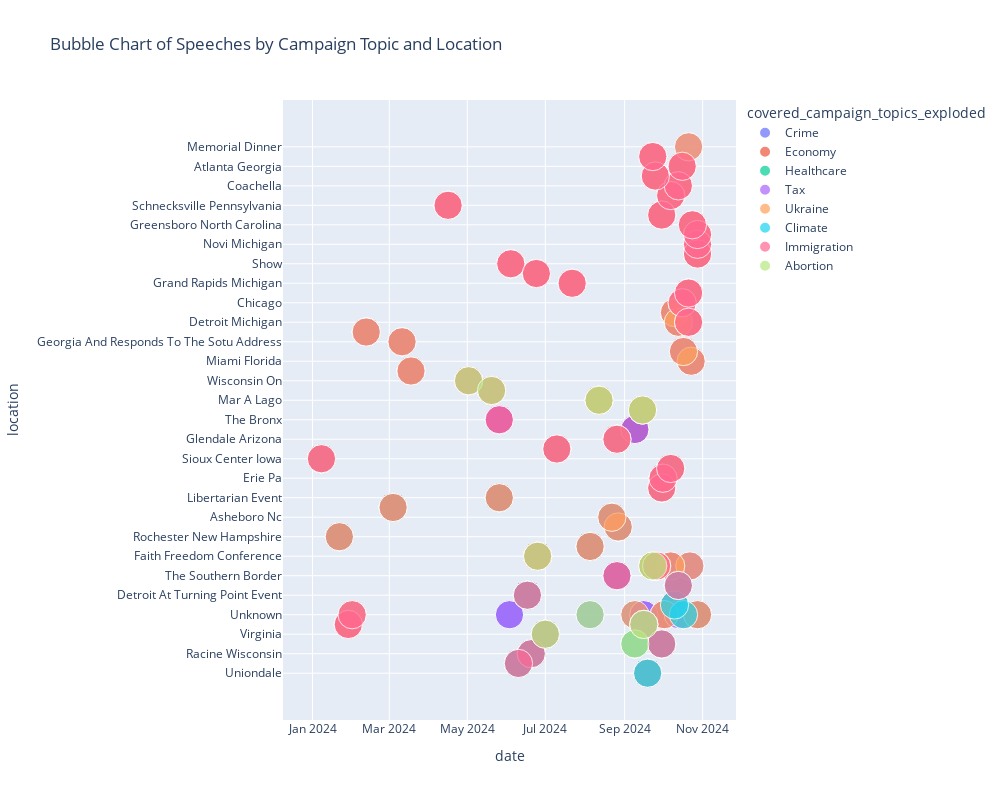

This figure's notebook cell:
### Code cell
colors = px.colors.qualitative.Plotly

# chart based on campaign topics
campaign_topic_count = df.explode('covered_campaign_topics').groupby(['date', 'location', 'covered_campaign_topics']).size().reset_index(name='count')
campaign_topic_count = campaign_topic_count.merge(df[['date', 'location', 'covered_campaign_topics']], on = ['date', 'location'], how = 'left', suffixes=('_exploded', '_full'))
campaign_topic_count['topics'] = campaign_topic_count['covered_campaign_topics_full'].apply(lambda x: ', '.join(set(x)))
campaign_topic_count = campaign_topic_count.sort_values(by=['covered_campaign_topics_full'])
fig = px.scatter(campaign_topic_count,
                 x='date',
                 y='location',
                 size='count',
                 color='covered_campaign_topics_exploded',
                 hover_data={'topics': True, 'count': True},
                 title='Bubble Chart of Speeches by Campaign Topic and Location',
                 color_discrete_sequence=colors)

fig.update_layout(showlegend=True, width=1000, height=800)

fig.show()

### Figure 1 — Plotly figure (JSON) as saved in the notebook; plotly's stock layout.template omitted (floating-point values rounded to 4 significant figures; data arrays with more than 128 entries replaced by an {"elided": "..."} marker saying what was removed)
{"data": [{"customdata": {"elided": "66x2 mixed values"}, "hovertemplate": "covered_campaign_topics_exploded=Crime<br>date=%{x}<br>location=%{y}<br>count=%{customdata[1]}<br>topics=%{customdata[0]}<extra></extra>", "legendgroup": "Crime", "marker": {"color": "#636EFA", "size": [1, 1, 1, 1, 1, 1, 1, 1, 1, 1, 1, 1, 1, 1, 1, 1, 1, 1, 1, 1, 1, 1, 1, 1, 1, 1, 1, 1, 1, 1, 1, 1, 1, 1, 1, 1, 1, 1, 1, 1, 1, 1, 1, 1, 1, 1, 1, 1, 1, 1, 1, 1, 1, 1, 1, 1, 1, 1, 1, 1, 1, 1, 1, 1, 1, 1], "sizemode": "area", "sizeref": 0.0025, "symbol": "circle"}, "mode": "markers", "name": "Crime", "orientation": "v", "showlegend": true, "type": "scatter", "x": ["2024-09-19T00:00:00", "2024-06-10T00:00:00", "2024-06-20T00:00:00", "2024-09-09T00:00:00", "2024-07-01T00:00:00", "2024-09-16T00:00:00", "2024-10-17T00:00:00", "2024-10-10T00:00:00", "2024-06-17T00:00:00", "2024-10-13T00:00:00", "2024-09-30T00:00:00", "2024-08-05T00:00:00", "2024-08-26T00:00:00", "2024-09-23T00:00:00", "2024-06-25T00:00:00", "2024-08-05T00:00:00", "2024-01-22T00:00:00", "2024-08-27T00:00:00", "2024-08-22T00:00:00", "2024-10-28T00:00:00", "2024-03-04T00:00:00", "2024-05-26T00:00:00", "2024-09-30T00:00:00", "2024-10-01T00:00:00", "2024-10-07T00:00:00", "2024-01-08T00:00:00", "2024-07-10T00:00:00", "2024-08-26T00:00:00", "2024-06-03T00:00:00", "2024-09-16T00:00:00", "2024-09-09T00:00:00", "2024-05-26T00:00:00", "2024-10-22T00:00:00", "2024-09-15T00:00:00", "2024-08-12T00:00:00", "2024-05-20T00:00:00", "2024-05-02T00:00:00", "2024-10-07T00:00:00", "2024-03-18T00:00:00", "2024-10-23T00:00:00", "2024-10-17T00:00:00", "2024-03-11T00:00:00", "2024-02-12T00:00:00", "2024-10-13T00:00:00", "2024-10-10T00:00:00", "2024-10-02T00:00:00", "2024-10-16T00:00:00", "2024-10-21T00:00:00", "2024-07-22T00:00:00", "2024-01-29T00:00:00", "2024-06-24T00:00:00", "2024-10-21T00:00:00", "2024-06-04T00:00:00", "2024-10-28T00:00:00", "2024-10-28T00:00:00", "2024-10-28T00:00:00", "2024-10-24T00:00:00", "2024-09-26T00:00:00", "2024-09-30T00:00:00", "2024-04-16T00:00:00", "2024-10-07T00:00:00", "2024-10-13T00:00:00", "2024-09-25T00:00:00", "2024-10-16T00:00:00", "2024-09-09T00:00:00", "2024-02-01T00:00:00"], "xaxis": "x", "y": ["Uniondale", "Phoenix", "Racine Wisconsin", "Wisconsin", "Virginia", "Las Vegas", "Unknown", "Reading Pennsylvania", "Detroit At Turning Point Event", "Reno Nevada", "Wisconsin", "Unknown", "The Southern Border", "North Carolina", "Faith Freedom Conference", "Atlanta", "Rochester New Hampshire", "Detroit", "Asheboro Nc", "Unknown", "Richmond", "Libertarian Event", "Nyc", "Erie Pa", "Juneau Wisconsin", "Sioux Center Iowa", "Florida On", "Glendale Arizona", "Unknown", "Unknown", "Fraternal Order Of Police Meeting", "The Bronx", "North Carolina", "Arizona", "Mar A Lago", "Nra Convention", "Wisconsin On", "North Carolina", "Ohio", "Miami Florida", "Pennsylvania", "Georgia And Responds To The Sotu Address", "South Carolina", "Detroit Michigan", "Scranton Pennsylvania", "Unknown", "Chicago", "Latrobe Pennsylvania", "Grand Rapids Michigan", "Las Vegas", "Philadelphia", "Detroit Michigan", "Show", "State College Pennsylvania", "Novi Michigan", "Madison Square Garden", "Greensboro North Carolina", "North Carolina", "Walker Michigan", "Schnecksville Pennsylvania", "Butler", "Coachella", "Georgia", "Atlanta Georgia", "Unknown", "Unknown"], "yaxis": "y"}, {"customdata": [["Crime, Ukraine, Economy, Climate, Healthcare, Tax", 1], ["Crime, Immigration, Ukraine, Economy, Climate, Healthcare, Tax", 1], ["Crime, Immigration, Ukraine, Economy, Climate, Healthcare, Tax", 1], ["Crime, Ukraine, Economy, Climate, Tax, Abortion", 1], ["Crime, Immigration, Ukraine, Economy, Climate, Tax, Abortion", 1], ["Crime, Immigration, Ukraine, Economy, Climate, Tax, Abortion", 1], ["Crime, Ukraine, Economy, Climate, Tax", 1], ["Crime, Ukraine, Economy, Climate, Tax", 1], ["Crime, Immigration, Ukraine, Economy, Climate, Tax", 1], ["Crime, Immigration, Ukraine, Economy, Climate, Tax", 1], ["Crime, Immigration, Ukraine, Economy, Climate, Tax", 1], ["Crime, Economy, Tax, Healthcare, Immigration", 1], ["Crime, Ukraine, Economy, Healthcare, Tax, Abortion", 1], ["Crime, Immigration, Ukraine, Economy, Healthcare, Tax, Abortion", 1], ["Crime, Ukraine, Economy, Healthcare, Tax", 1], ["Crime, Ukraine, Economy, Healthcare, Tax", 1], ["Crime, Ukraine, Economy, Healthcare, Tax", 1], ["Crime, Ukraine, Economy, Healthcare, Tax", 1], ["Crime, Ukraine, Economy, Healthcare, Tax", 1], ["Crime, Ukraine, Economy, Healthcare, Tax", 1], ["Crime, Ukraine, Economy, Healthcare, Tax", 1], ["Crime, Ukraine, Tax, Economy, Healthcare, Immigration", 1], ["Crime, Ukraine, Tax, Economy, Healthcare, Immigration", 1], ["Crime, Ukraine, Tax, Economy, Healthcare, Immigration", 1], ["Crime, Ukraine, Tax, Economy, Healthcare, Immigration", 1], ["Crime, Ukraine, Tax, Economy, Healthcare, Immigration", 1], ["Crime, Ukraine, Tax, Economy, Healthcare, Immigration", 1], ["Economy, Crime, Tax", 1], ["Economy, Crime, Tax, Immigration", 1], ["Crime, Ukraine, Economy, Tax, Abortion", 1], ["Crime, Ukraine, Economy, Tax, Abortion", 1], ["Crime, Ukraine, Tax, Economy, Immigration, Abortion", 1], ["Crime, Ukraine, Tax, Economy, Immigration, Abortion", 1], ["Ukraine, Crime, Tax, Economy", 1], ["Ukraine, Crime, Tax, Economy", 1], ["Ukraine, Crime, Tax, Economy", 1], ["Ukraine, Crime, Tax, Economy", 1], ["Ukraine, Crime, Tax, Economy", 1], ["Ukraine, Crime, Tax, Economy", 1], ["Ukraine, Crime, Tax, Economy", 1], ["Ukraine, Crime, Tax, Economy", 1], ["Ukraine, Crime, Tax, Economy", 1], ["Crime, Immigration, Ukraine, Economy, Tax", 1], ["Crime, Immigration, Ukraine, Economy, Tax", 1], ["Crime, Immigration, Ukraine, Economy, Tax", 1], ["Crime, Immigration, Ukraine, Economy, Tax", 1], ["Crime, Immigration, Ukraine, Economy, Tax", 1], ["Crime, Immigration, Ukraine, Economy, Tax", 1], ["Crime, Immigration, Ukraine, Economy, Tax", 1], ["Crime, Immigration, Ukraine, Economy, Tax", 1], ["Crime, Immigration, Ukraine, Economy, Tax", 1], ["Crime, Immigration, Ukraine, Economy, Tax", 1], ["Crime, Immigration, Ukraine, Economy, Tax", 1], ["Crime, Immigration, Ukraine, Economy, Tax", 1], ["Crime, Immigration, Ukraine, Economy, Tax", 1], ["Crime, Immigration, Ukraine, Economy, Tax", 1], ["Crime, Immigration, Ukraine, Economy, Tax", 1], ["Crime, Immigration, Ukraine, Economy, Tax", 1], ["Crime, Immigration, Ukraine, Economy, Tax", 1], ["Ukraine, Economy, Tax, Immigration", 1]], "hovertemplate": "covered_campaign_topics_exploded=Economy<br>date=%{x}<br>location=%{y}<br>count=%{customdata[1]}<br>topics=%{customdata[0]}<extra></extra>", "legendgroup": "Economy", "marker": {"color": "#EF553B", "size": [1, 1, 1, 1, 1, 1, 1, 1, 1, 1, 1, 1, 1, 1, 1, 1, 1, 1, 1, 1, 1, 1, 1, 1, 1, 1, 1, 1, 1, 1, 1, 1, 1, 1, 1, 1, 1, 1, 1, 1, 1, 1, 1, 1, 1, 1, 1, 1, 1, 1, 1, 1, 1, 1, 1, 1, 1, 1, 1, 1], "sizemode": "area", "sizeref": 0.0025, "symbol": "circle"}, "mode": "markers", "name": "Economy", "orientation": "v", "showlegend": true, "type": "scatter", "x": ["2024-09-19T00:00:00", "2024-06-20T00:00:00", "2024-06-10T00:00:00", "2024-09-09T00:00:00", "2024-07-01T00:00:00", "2024-09-16T00:00:00", "2024-10-17T00:00:00", "2024-10-10T00:00:00", "2024-06-17T00:00:00", "2024-09-30T00:00:00", "2024-10-13T00:00:00", "2024-08-26T00:00:00", "2024-09-23T00:00:00", "2024-06-25T00:00:00", "2024-01-22T00:00:00", "2024-08-05T00:00:00", "2024-08-27T00:00:00", "2024-08-22T00:00:00", "2024-10-28T00:00:00", "2024-03-04T00:00:00", "2024-05-26T00:00:00", "2024-09-30T00:00:00", "2024-10-01T00:00:00", "2024-10-07T00:00:00", "2024-07-10T00:00:00", "2024-01-08T00:00:00", "2024-08-26T00:00:00", "2024-09-09T00:00:00", "2024-05-26T00:00:00", "2024-09-15T00:00:00", "2024-08-12T00:00:00", "2024-05-20T00:00:00", "2024-05-02T00:00:00", "2024-10-07T00:00:00", "2024-03-11T00:00:00", "2024-03-18T00:00:00", "2024-02-12T00:00:00", "2024-10-23T00:00:00", "2024-10-17T00:00:00", "2024-10-13T00:00:00", "2024-10-10T00:00:00", "2024-10-02T00:00:00", "2024-10-21T00:00:00", "2024-10-21T00:00:00", "2024-01-29T00:00:00", "2024-07-22T00:00:00", "2024-06-24T00:00:00", "2024-06-04T00:00:00", "2024-10-28T00:00:00", "2024-10-28T00:00:00", "2024-10-28T00:00:00", "2024-10-24T00:00:00", "2024-09-26T00:00:00", "2024-09-30T00:00:00", "2024-04-16T00:00:00", "2024-10-07T00:00:00", "2024-10-13T00:00:00", "2024-09-25T00:00:00", "2024-10-16T00:00:00", "2024-09-23T00:00:00"], "xaxis": "x", "y": ["Uniondale", "Racine Wisconsin", "Phoenix", "Wisconsin", "Virginia", "Las Vegas", "Unknown", "Reading Pennsylvania", "Detroit At Turning Point Event", "Wisconsin", "Reno Nevada", "The Southern Border", "North Carolina", "Faith Freedom Conference", "Rochester New Hampshire", "Atlanta", "Detroit", "Asheboro Nc", "Unknown", "Richmond", "Libertarian Event", "Nyc", "Erie Pa", "Juneau Wisconsin", "Florida On", "Sioux Center Iowa", "Glendale Arizona", "Fraternal Order Of Police Meeting", "The Bronx", "Arizona", "Mar A Lago", "Nra Convention", "Wisconsin On", "North Carolina", "Georgia And Responds To The Sotu Address", "Ohio", "South Carolina", "Miami Florida", "Pennsylvania", "Detroit Michigan", "Scranton Pennsylvania", "Unknown", "Latrobe Pennsylvania", "Detroit Michigan", "Las Vegas", "Grand Rapids Michigan", "Philadelphia", "Show", "State College Pennsylvania", "Novi Michigan", "Madison Square Garden", "Greensboro North Carolina", "North Carolina", "Walker Michigan", "Schnecksville Pennsylvania", "Butler", "Coachella", "Georgia", "Atlanta Georgia", "Washington"], "yaxis": "y"}, {"customdata": [["Crime, Ukraine, Economy, Climate, Healthcare, Tax", 1], ["Crime, Immigration, Ukraine, Economy, Climate, Healthcare, Tax", 1], ["Crime, Immigration, Ukraine, Economy, Climate, Healthcare, Tax", 1], ["Crime, Economy, Tax, Healthcare, Immigration", 1], ["Crime, Ukraine, Economy, Healthcare, Tax, Abortion", 1], ["Crime, Immigration, Ukraine, Economy, Healthcare, Tax, Abortion", 1], ["Crime, Ukraine, Economy, Healthcare, Tax", 1], ["Crime, Ukraine, Economy, Healthcare, Tax", 1], ["Crime, Ukraine, Economy, Healthcare, Tax", 1], ["Crime, Ukraine, Economy, Healthcare, Tax", 1], ["Crime, Ukraine, Economy, Healthcare, Tax", 1], ["Crime, Ukraine, Economy, Healthcare, Tax", 1], ["Crime, Ukraine, Economy, Healthcare, Tax", 1], ["Crime, Ukraine, Tax, Economy, Healthcare, Immigration", 1], ["Crime, Ukraine, Tax, Economy, Healthcare, Immigration", 1], ["Crime, Ukraine, Tax, Economy, Healthcare, Immigration", 1], ["Crime, Ukraine, Tax, Economy, Healthcare, Immigration", 1], ["Crime, Ukraine, Tax, Economy, Healthcare, Immigration", 1], ["Crime, Ukraine, Tax, Economy, Healthcare, Immigration", 1]], "hovertemplate": "covered_campaign_topics_exploded=Healthcare<br>date=%{x}<br>location=%{y}<br>count=%{customdata[1]}<br>topics=%{customdata[0]}<extra></extra>", "legendgroup": "Healthcare", "marker": {"color": "#00CC96", "size": [1, 1, 1, 1, 1, 1, 1, 1, 1, 1, 1, 1, 1, 1, 1, 1, 1, 1, 1], "sizemode": "area", "sizeref": 0.0025, "symbol": "circle"}, "mode": "markers", "name": "Healthcare", "orientation": "v", "showlegend": true, "type": "scatter", "x": ["2024-09-19T00:00:00", "2024-06-20T00:00:00", "2024-06-10T00:00:00", "2024-08-26T00:00:00", "2024-09-23T00:00:00", "2024-06-25T00:00:00", "2024-01-22T00:00:00", "2024-08-05T00:00:00", "2024-08-27T00:00:00", "2024-08-22T00:00:00", "2024-10-28T00:00:00", "2024-05-26T00:00:00", "2024-03-04T00:00:00", "2024-09-30T00:00:00", "2024-10-01T00:00:00", "2024-10-07T00:00:00", "2024-07-10T00:00:00", "2024-08-26T00:00:00", "2024-01-08T00:00:00"], "xaxis": "x", "y": ["Uniondale", "Racine Wisconsin", "Phoenix", "The Southern Border", "North Carolina", "Faith Freedom Conference", "Rochester New Hampshire", "Atlanta", "Detroit", "Asheboro Nc", "Unknown", "Libertarian Event", "Richmond", "Nyc", "Erie Pa", "Juneau Wisconsin", "Florida On", "Glendale Arizona", "Sioux Center Iowa"], "yaxis": "y"}, {"customdata": {"elided": "66x2 mixed values"}, "hovertemplate": "covered_campaign_topics_exploded=Tax<br>date=%{x}<br>location=%{y}<br>count=%{customdata[1]}<br>topics=%{customdata[0]}<extra></extra>", "legendgroup": "Tax", "marker": {"color": "#AB63FA", "size": [1, 1, 1, 1, 1, 1, 1, 1, 1, 1, 1, 1, 1, 1, 1, 1, 1, 1, 1, 1, 1, 1, 1, 1, 1, 1, 1, 1, 1, 1, 1, 1, 1, 1, 1, 1, 1, 1, 1, 1, 1, 1, 1, 1, 1, 1, 1, 1, 1, 1, 1, 1, 1, 1, 1, 1, 1, 1, 1, 1, 1, 1, 1, 1, 1, 1], "sizemode": "area", "sizeref": 0.0025, "symbol": "circle"}, "mode": "markers", "name": "Tax", "orientation": "v", "showlegend": true, "type": "scatter", "x": ["2024-09-19T00:00:00", "2024-06-20T00:00:00", "2024-06-10T00:00:00", "2024-09-09T00:00:00", "2024-09-16T00:00:00", "2024-07-01T00:00:00", "2024-10-17T00:00:00", "2024-10-10T00:00:00", "2024-06-17T00:00:00", "2024-09-30T00:00:00", "2024-10-13T00:00:00", "2024-08-26T00:00:00", "2024-09-23T00:00:00", "2024-06-25T00:00:00", "2024-08-05T00:00:00", "2024-01-22T00:00:00", "2024-08-27T00:00:00", "2024-08-22T00:00:00", "2024-10-28T00:00:00", "2024-03-04T00:00:00", "2024-05-26T00:00:00", "2024-09-30T00:00:00", "2024-10-01T00:00:00", "2024-10-07T00:00:00", "2024-08-26T00:00:00", "2024-07-10T00:00:00", "2024-01-08T00:00:00", "2024-09-16T00:00:00", "2024-06-03T00:00:00", "2024-09-09T00:00:00", "2024-05-26T00:00:00", "2024-10-22T00:00:00", "2024-08-12T00:00:00", "2024-09-15T00:00:00", "2024-05-02T00:00:00", "2024-05-20T00:00:00", "2024-03-11T00:00:00", "2024-10-07T00:00:00", "2024-10-10T00:00:00", "2024-10-23T00:00:00", "2024-10-17T00:00:00", "2024-10-13T00:00:00", "2024-02-12T00:00:00", "2024-10-02T00:00:00", "2024-03-18T00:00:00", "2024-10-16T00:00:00", "2024-10-21T00:00:00", "2024-10-21T00:00:00", "2024-10-28T00:00:00", "2024-10-28T00:00:00", "2024-10-24T00:00:00", "2024-06-04T00:00:00", "2024-10-28T00:00:00", "2024-09-26T00:00:00", "2024-09-30T00:00:00", "2024-06-24T00:00:00", "2024-04-16T00:00:00", "2024-07-22T00:00:00", "2024-10-07T00:00:00", "2024-10-13T00:00:00", "2024-10-16T00:00:00", "2024-09-25T00:00:00", "2024-01-29T00:00:00", "2024-10-13T00:00:00", "2024-10-21T00:00:00", "2024-09-23T00:00:00"], "xaxis": "x", "y": ["Uniondale", "Racine Wisconsin", "Phoenix", "Wisconsin", "Las Vegas", "Virginia", "Unknown", "Reading Pennsylvania", "Detroit At Turning Point Event", "Wisconsin", "Reno Nevada", "The Southern Border", "North Carolina", "Faith Freedom Conference", "Atlanta", "Rochester New Hampshire", "Detroit", "Asheboro Nc", "Unknown", "Richmond", "Libertarian Event", "Nyc", "Erie Pa", "Juneau Wisconsin", "Glendale Arizona", "Florida On", "Sioux Center Iowa", "Unknown", "Unknown", "Fraternal Order Of Police Meeting", "The Bronx", "North Carolina", "Mar A Lago", "Arizona", "Wisconsin On", "Nra Convention", "Georgia And Responds To The Sotu Address", "North Carolina", "Scranton Pennsylvania", "Miami Florida", "Pennsylvania", "Detroit Michigan", "South Carolina", "Unknown", "Ohio", "Chicago", "Latrobe Pennsylvania", "Detroit Michigan", "Novi Michigan", "Madison Square Garden", "Greensboro North Carolina", "Show", "State College Pennsylvania", "North Carolina", "Walker Michigan", "Philadelphia", "Schnecksville Pennsylvania", "Grand Rapids Michigan", "Butler", "Coachella", "Atlanta Georgia", "Georgia", "Las Vegas", "Unknown", "Memorial Dinner", "Washington"], "yaxis": "y"}, {"customdata": [["Crime, Ukraine, Economy, Climate, Healthcare, Tax", 1], ["Crime, Immigration, Ukraine, Economy, Climate, Healthcare, Tax", 1], ["Crime, Immigration, Ukraine, Economy, Climate, Healthcare, Tax", 1], ["Crime, Ukraine, Economy, Climate, Tax, Abortion", 1], ["Crime, Immigration, Ukraine, Economy, Climate, Tax, Abortion", 1], ["Crime, Immigration, Ukraine, Economy, Climate, Tax, Abortion", 1], ["Crime, Ukraine, Economy, Climate, Tax", 1], ["Crime, Ukraine, Economy, Climate, Tax", 1], ["Crime, Immigration, Ukraine, Economy, Climate, Tax", 1], ["Crime, Immigration, Ukraine, Economy, Climate, Tax", 1], ["Crime, Immigration, Ukraine, Economy, Climate, Tax", 1], ["Crime, Ukraine, Economy, Healthcare, Tax, Abortion", 1], ["Crime, Immigration, Ukraine, Economy, Healthcare, Tax, Abortion", 1], ["Crime, Ukraine, Economy, Healthcare, Tax", 1], ["Crime, Ukraine, Economy, Healthcare, Tax", 1], ["Crime, Ukraine, Economy, Healthcare, Tax", 1], ["Crime, Ukraine, Economy, Healthcare, Tax", 1], ["Crime, Ukraine, Economy, Healthcare, Tax", 1], ["Crime, Ukraine, Economy, Healthcare, Tax", 1], ["Crime, Ukraine, Economy, Healthcare, Tax", 1], ["Crime, Ukraine, Tax, Economy, Healthcare, Immigration", 1], ["Crime, Ukraine, Tax, Economy, Healthcare, Immigration", 1], ["Crime, Ukraine, Tax, Economy, Healthcare, Immigration", 1], ["Crime, Ukraine, Tax, Economy, Healthcare, Immigration", 1], ["Crime, Ukraine, Tax, Economy, Healthcare, Immigration", 1], ["Crime, Ukraine, Tax, Economy, Healthcare, Immigration", 1], ["Ukraine, Crime, Tax", 1], ["Crime, Ukraine, Economy, Tax, Abortion", 1], ["Crime, Ukraine, Economy, Tax, Abortion", 1], ["Crime, Ukraine, Tax, Economy, Immigration, Abortion", 1], ["Crime, Ukraine, Tax, Economy, Immigration, Abortion", 1], ["Ukraine, Crime, Tax, Economy", 1], ["Ukraine, Crime, Tax, Economy", 1], ["Ukraine, Crime, Tax, Economy", 1], ["Ukraine, Crime, Tax, Economy", 1], ["Ukraine, Crime, Tax, Economy", 1], ["Ukraine, Crime, Tax, Economy", 1], ["Ukraine, Crime, Tax, Economy", 1], ["Ukraine, Crime, Tax, Economy", 1], ["Ukraine, Crime, Tax, Economy", 1], ["Ukraine, Crime, Tax, Immigration", 1], ["Crime, Immigration, Ukraine, Economy, Tax", 1], ["Crime, Immigration, Ukraine, Economy, Tax", 1], ["Crime, Immigration, Ukraine, Economy, Tax", 1], ["Crime, Immigration, Ukraine, Economy, Tax", 1], ["Crime, Immigration, Ukraine, Economy, Tax", 1], ["Crime, Immigration, Ukraine, Economy, Tax", 1], ["Crime, Immigration, Ukraine, Economy, Tax", 1], ["Crime, Immigration, Ukraine, Economy, Tax", 1], ["Crime, Immigration, Ukraine, Economy, Tax", 1], ["Crime, Immigration, Ukraine, Economy, Tax", 1], ["Crime, Immigration, Ukraine, Economy, Tax", 1], ["Crime, Immigration, Ukraine, Economy, Tax", 1], ["Crime, Immigration, Ukraine, Economy, Tax", 1], ["Crime, Immigration, Ukraine, Economy, Tax", 1], ["Crime, Immigration, Ukraine, Economy, Tax", 1], ["Crime, Immigration, Ukraine, Economy, Tax", 1], ["Crime, Immigration, Ukraine, Economy, Tax", 1], ["Ukraine, Crime", 1], ["Ukraine, Crime, Immigration", 1], ["Ukraine, Tax", 1], ["Ukraine, Economy, Tax, Immigration", 1]], "hovertemplate": "covered_campaign_topics_exploded=Ukraine<br>date=%{x}<br>location=%{y}<br>count=%{customdata[1]}<br>topics=%{customdata[0]}<extra></extra>", "legendgroup": "Ukraine", "marker": {"color": "#FFA15A", "size": [1, 1, 1, 1, 1, 1, 1, 1, 1, 1, 1, 1, 1, 1, 1, 1, 1, 1, 1, 1, 1, 1, 1, 1, 1, 1, 1, 1, 1, 1, 1, 1, 1, 1, 1, 1, 1, 1, 1, 1, 1, 1, 1, 1, 1, 1, 1, 1, 1, 1, 1, 1, 1, 1, 1, 1, 1, 1, 1, 1, 1, 1], "sizemode": "area", "sizeref": 0.0025, "symbol": "circle"}, "mode": "markers", "name": "Ukraine", "orientation": "v", "showlegend": true, "type": "scatter", "x": ["2024-09-19T00:00:00", "2024-06-20T00:00:00", "2024-06-10T00:00:00", "2024-09-09T00:00:00", "2024-09-16T00:00:00", "2024-07-01T00:00:00", "2024-10-17T00:00:00", "2024-10-10T00:00:00", "2024-06-17T00:00:00", "2024-09-30T00:00:00", "2024-10-13T00:00:00", "2024-09-23T00:00:00", "2024-06-25T00:00:00", "2024-08-05T00:00:00", "2024-01-22T00:00:00", "2024-08-27T00:00:00", "2024-08-22T00:00:00", "2024-10-28T00:00:00", "2024-03-04T00:00:00", "2024-05-26T00:00:00", "2024-10-01T00:00:00", "2024-10-07T00:00:00", "2024-09-30T00:00:00", "2024-07-10T00:00:00", "2024-08-26T00:00:00", "2024-01-08T00:00:00", "2024-10-22T00:00:00", "2024-08-12T00:00:00", "2024-09-15T00:00:00", "2024-05-02T00:00:00", "2024-05-20T00:00:00", "2024-03-11T00:00:00", "2024-10-07T00:00:00", "2024-03-18T00:00:00", "2024-02-12T00:00:00", "2024-10-23T00:00:00", "2024-10-17T00:00:00", "2024-10-10T00:00:00", "2024-10-02T00:00:00", "2024-10-13T00:00:00", "2024-10-16T00:00:00", "2024-10-21T00:00:00", "2024-10-21T00:00:00", "2024-07-22T00:00:00", "2024-06-24T00:00:00", "2024-10-28T00:00:00", "2024-10-28T00:00:00", "2024-10-24T00:00:00", "2024-10-28T00:00:00", "2024-06-04T00:00:00", "2024-10-16T00:00:00", "2024-09-26T00:00:00", "2024-09-30T00:00:00", "2024-10-07T00:00:00", "2024-04-16T00:00:00", "2024-09-25T00:00:00", "2024-10-13T00:00:00", "2024-01-29T00:00:00", "2024-09-09T00:00:00", "2024-02-01T00:00:00", "2024-10-21T00:00:00", "2024-09-23T00:00:00"], "xaxis": "x", "y": ["Uniondale", "Racine Wisconsin", "Phoenix", "Wisconsin", "Las Vegas", "Virginia", "Unknown", "Reading Pennsylvania", "Detroit At Turning Point Event", "Wisconsin", "Reno Nevada", "North Carolina", "Faith Freedom Conference", "Atlanta", "Rochester New Hampshire", "Detroit", "Asheboro Nc", "Unknown", "Richmond", "Libertarian Event", "Erie Pa", "Juneau Wisconsin", "Nyc", "Florida On", "Glendale Arizona", "Sioux Center Iowa", "North Carolina", "Mar A Lago", "Arizona", "Wisconsin On", "Nra Convention", "Georgia And Responds To The Sotu Address", "North Carolina", "Ohio", "South Carolina", "Miami Florida", "Pennsylvania", "Scranton Pennsylvania", "Unknown", "Detroit Michigan", "Chicago", "Latrobe Pennsylvania", "Detroit Michigan", "Grand Rapids Michigan", "Philadelphia", "Novi Michigan", "Madison Square Garden", "Greensboro North Carolina", "State College Pennsylvania", "Show", "Atlanta Georgia", "North Carolina", "Walker Michigan", "Butler", "Schnecksville Pennsylvania", "Georgia", "Coachella", "Las Vegas", "Unknown", "Unknown", "Memorial Dinner", "Washington"], "yaxis": "y"}, {"customdata": [["Crime, Ukraine, Economy, Climate, Healthcare, Tax", 1], ["Crime, Immigration, Ukraine, Economy, Climate, Healthcare, Tax", 1], ["Crime, Immigration, Ukraine, Economy, Climate, Healthcare, Tax", 1], ["Crime, Ukraine, Economy, Climate, Tax, Abortion", 1], ["Crime, Immigration, Ukraine, Economy, Climate, Tax, Abortion", 1], ["Crime, Immigration, Ukraine, Economy, Climate, Tax, Abortion", 1], ["Crime, Ukraine, Economy, Climate, Tax", 1], ["Crime, Ukraine, Economy, Climate, Tax", 1], ["Crime, Immigration, Ukraine, Economy, Climate, Tax", 1], ["Crime, Immigration, Ukraine, Economy, Climate, Tax", 1], ["Crime, Immigration, Ukraine, Economy, Climate, Tax", 1]], "hovertemplate": "covered_campaign_topics_exploded=Climate<br>date=%{x}<br>location=%{y}<br>count=%{customdata[1]}<br>topics=%{customdata[0]}<extra></extra>", "legendgroup": "Climate", "marker": {"color": "#19D3F3", "size": [1, 1, 1, 1, 1, 1, 1, 1, 1, 1, 1], "sizemode": "area", "sizeref": 0.0025, "symbol": "circle"}, "mode": "markers", "name": "Climate", "orientation": "v", "showlegend": true, "type": "scatter", "x": ["2024-09-19T00:00:00", "2024-06-20T00:00:00", "2024-06-10T00:00:00", "2024-09-09T00:00:00", "2024-07-01T00:00:00", "2024-09-16T00:00:00", "2024-10-17T00:00:00", "2024-10-10T00:00:00", "2024-10-13T00:00:00", "2024-06-17T00:00:00", "2024-09-30T00:00:00"], "xaxis": "x", "y": ["Uniondale", "Racine Wisconsin", "Phoenix", "Wisconsin", "Virginia", "Las Vegas", "Unknown", "Reading Pennsylvania", "Reno Nevada", "Detroit At Turning Point Event", "Wisconsin"], "yaxis": "y"}, {"customdata": [["Crime, Immigration, Ukraine, Economy, Climate, Healthcare, Tax", 1], ["Crime, Immigration, Ukraine, Economy, Climate, Healthcare, Tax", 1], ["Crime, Immigration, Ukraine, Economy, Climate, Tax, Abortion", 1], ["Crime, Immigration, Ukraine, Economy, Climate, Tax, Abortion", 1], ["Crime, Immigration, Ukraine, Economy, Climate, Tax", 1], ["Crime, Immigration, Ukraine, Economy, Climate, Tax", 1], ["Crime, Immigration, Ukraine, Economy, Climate, Tax", 1], ["Crime, Economy, Tax, Healthcare, Immigration", 1], ["Crime, Immigration, Ukraine, Economy, Healthcare, Tax, Abortion", 1], ["Crime, Ukraine, Tax, Economy, Healthcare, Immigration", 1], ["Crime, Ukraine, Tax, Economy, Healthcare, Immigration", 1], ["Crime, Ukraine, Tax, Economy, Healthcare, Immigration", 1], ["Crime, Ukraine, Tax, Economy, Healthcare, Immigration", 1], ["Crime, Ukraine, Tax, Economy, Healthcare, Immigration", 1], ["Crime, Ukraine, Tax, Economy, Healthcare, Immigration", 1], ["Economy, Crime, Tax, Immigration", 1], ["Crime, Ukraine, Tax, Economy, Immigration, Abortion", 1], ["Crime, Ukraine, Tax, Economy, Immigration, Abortion", 1], ["Ukraine, Crime, Tax, Immigration", 1], ["Crime, Immigration, Ukraine, Economy, Tax", 1], ["Crime, Immigration, Ukraine, Economy, Tax", 1], ["Crime, Immigration, Ukraine, Economy, Tax", 1], ["Crime, Immigration, Ukraine, Economy, Tax", 1], ["Crime, Immigration, Ukraine, Economy, Tax", 1], ["Crime, Immigration, Ukraine, Economy, Tax", 1], ["Crime, Immigration, Ukraine, Economy, Tax", 1], ["Crime, Immigration, Ukraine, Economy, Tax", 1], ["Crime, Immigration, Ukraine, Economy, Tax", 1], ["Crime, Immigration, Ukraine, Economy, Tax", 1], ["Crime, Immigration, Ukraine, Economy, Tax", 1], ["Crime, Immigration, Ukraine, Economy, Tax", 1], ["Crime, Immigration, Ukraine, Economy, Tax", 1], ["Crime, Immigration, Ukraine, Economy, Tax", 1], ["Crime, Immigration, Ukraine, Economy, Tax", 1], ["Crime, Immigration, Ukraine, Economy, Tax", 1], ["Crime, Immigration, Ukraine, Economy, Tax", 1], ["Ukraine, Crime, Immigration", 1], ["Ukraine, Economy, Tax, Immigration", 1]], "hovertemplate": "covered_campaign_topics_exploded=Immigration<br>date=%{x}<br>location=%{y}<br>count=%{customdata[1]}<br>topics=%{customdata[0]}<extra></extra>", "legendgroup": "Immigration", "marker": {"color": "#FF6692", "size": [1, 1, 1, 1, 1, 1, 1, 1, 1, 1, 1, 1, 1, 1, 1, 1, 1, 1, 1, 1, 1, 1, 1, 1, 1, 1, 1, 1, 1, 1, 1, 1, 1, 1, 1, 1, 1, 1], "sizemode": "area", "sizeref": 0.0025, "symbol": "circle"}, "mode": "markers", "name": "Immigration", "orientation": "v", "showlegend": true, "type": "scatter", "x": ["2024-06-20T00:00:00", "2024-06-10T00:00:00", "2024-09-16T00:00:00", "2024-07-01T00:00:00", "2024-06-17T00:00:00", "2024-09-30T00:00:00", "2024-10-13T00:00:00", "2024-08-26T00:00:00", "2024-06-25T00:00:00", "2024-09-30T00:00:00", "2024-10-01T00:00:00", "2024-10-07T00:00:00", "2024-07-10T00:00:00", "2024-08-26T00:00:00", "2024-01-08T00:00:00", "2024-05-26T00:00:00", "2024-05-20T00:00:00", "2024-05-02T00:00:00", "2024-10-16T00:00:00", "2024-10-28T00:00:00", "2024-10-21T00:00:00", "2024-10-21T00:00:00", "2024-01-29T00:00:00", "2024-06-04T00:00:00", "2024-10-28T00:00:00", "2024-10-28T00:00:00", "2024-10-24T00:00:00", "2024-06-24T00:00:00", "2024-09-26T00:00:00", "2024-07-22T00:00:00", "2024-09-30T00:00:00", "2024-04-16T00:00:00", "2024-10-07T00:00:00", "2024-10-13T00:00:00", "2024-10-16T00:00:00", "2024-09-25T00:00:00", "2024-02-01T00:00:00", "2024-09-23T00:00:00"], "xaxis": "x", "y": ["Racine Wisconsin", "Phoenix", "Las Vegas", "Virginia", "Detroit At Turning Point Event", "Wisconsin", "Reno Nevada", "The Southern Border", "Faith Freedom Conference", "Nyc", "Erie Pa", "Juneau Wisconsin", "Florida On", "Glendale Arizona", "Sioux Center Iowa", "The Bronx", "Nra Convention", "Wisconsin On", "Chicago", "State College Pennsylvania", "Latrobe Pennsylvania", "Detroit Michigan", "Las Vegas", "Show", "Novi Michigan", "Madison Square Garden", "Greensboro North Carolina", "Philadelphia", "North Carolina", "Grand Rapids Michigan", "Walker Michigan", "Schnecksville Pennsylvania", "Butler", "Coachella", "Atlanta Georgia", "Georgia", "Unknown", "Washington"], "yaxis": "y"}, {"customdata": [["Crime, Ukraine, Economy, Climate, Tax, Abortion", 1], ["Crime, Immigration, Ukraine, Economy, Climate, Tax, Abortion", 1], ["Crime, Immigration, Ukraine, Economy, Climate, Tax, Abortion", 1], ["Crime, Abortion", 1], ["Crime, Ukraine, Economy, Healthcare, Tax, Abortion", 1], ["Crime, Immigration, Ukraine, Economy, Healthcare, Tax, Abortion", 1], ["Crime, Ukraine, Economy, Tax, Abortion", 1], ["Crime, Ukraine, Economy, Tax, Abortion", 1], ["Crime, Ukraine, Tax, Economy, Immigration, Abortion", 1], ["Crime, Ukraine, Tax, Economy, Immigration, Abortion", 1]], "hovertemplate": "covered_campaign_topics_exploded=Abortion<br>date=%{x}<br>location=%{y}<br>count=%{customdata[1]}<br>topics=%{customdata[0]}<extra></extra>", "legendgroup": "Abortion", "marker": {"color": "#B6E880", "size": [1, 1, 1, 1, 1, 1, 1, 1, 1, 1], "sizemode": "area", "sizeref": 0.0025, "symbol": "circle"}, "mode": "markers", "name": "Abortion", "orientation": "v", "showlegend": true, "type": "scatter", "x": ["2024-09-09T00:00:00", "2024-07-01T00:00:00", "2024-09-16T00:00:00", "2024-08-05T00:00:00", "2024-09-23T00:00:00", "2024-06-25T00:00:00", "2024-08-12T00:00:00", "2024-09-15T00:00:00", "2024-05-02T00:00:00", "2024-05-20T00:00:00"], "xaxis": "x", "y": ["Wisconsin", "Virginia", "Las Vegas", "Unknown", "North Carolina", "Faith Freedom Conference", "Mar A Lago", "Arizona", "Wisconsin On", "Nra Convention"], "yaxis": "y"}], "layout": {"height": 800, "legend": {"itemsizing": "constant", "title": {"text": "covered_campaign_topics_exploded"}, "tracegroupgap": 0}, "showlegend": true, "title": {"text": "Bubble Chart of Speeches by Campaign Topic and Location"}, "width": 1000, "xaxis": {"anchor": "y", "domain": [0, 1], "title": {"text": "date"}}, "yaxis": {"anchor": "x", "domain": [0, 1], "title": {"text": "location"}}}}
